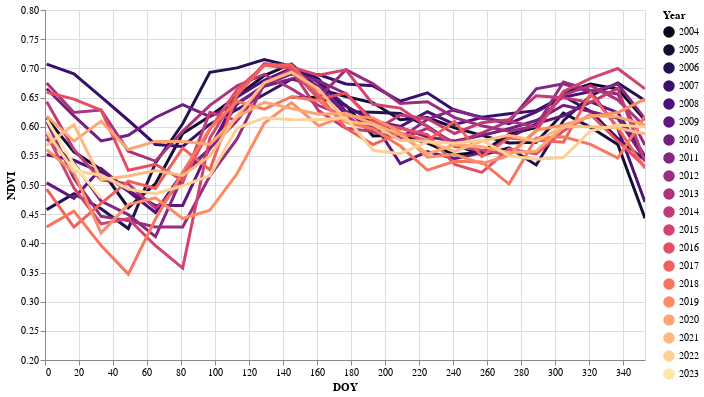

Notebook code for this chart:
### Code cell
highlight = alt.selection(
    type='single', on='mouseover', fields=['Year'], nearest=True)

base = alt.Chart(ndvi_df).encode(
    x=alt.X('DOY:Q', scale=alt.Scale(domain=[0, 353], clamp=True)),
    y=alt.Y('NDVI:Q', scale=alt.Scale(domain=[0.2, 0.8])),
    color=alt.Color('Year:O', scale=alt.Scale(scheme='magma')))

points = base.mark_circle().encode(
    opacity=alt.value(0),
    tooltip=[
        alt.Tooltip('Year:O', title='Year'),
        alt.Tooltip('DOY:Q', title='DOY'),
        alt.Tooltip('NDVI:Q', title='NDVI')
    ]).add_selection(highlight)

lines = base.mark_line().encode(
    size=alt.condition(~highlight, alt.value(1), alt.value(3)))

(points + lines).properties(width=600, height=350).interactive()

### Figure 1 — Vega-Lite specification as saved in the notebook (floating-point values rounded to 4 significant figures; data arrays with more than 128 entries replaced by an {"elided": "..."} marker saying what was removed)
{"config": {"view": {"continuousWidth": 300, "continuousHeight": 300}}, "layer": [{"mark": {"type": "circle"}, "encoding": {"color": {"field": "Year", "scale": {"scheme": "magma"}, "type": "ordinal"}, "opacity": {"value": 0}, "tooltip": [{"field": "Year", "title": "Year", "type": "ordinal"}, {"field": "DOY", "title": "DOY", "type": "quantitative"}, {"field": "NDVI", "title": "NDVI", "type": "quantitative"}], "x": {"field": "DOY", "scale": {"clamp": true, "domain": [0, 353]}, "type": "quantitative"}, "y": {"field": "NDVI", "scale": {"domain": [0.2, 0.8]}, "type": "quantitative"}}, "name": "view_19"}, {"mark": {"type": "line"}, "encoding": {"color": {"field": "Year", "scale": {"scheme": "magma"}, "type": "ordinal"}, "size": {"condition": {"test": {"not": {"param": "param_37"}}, "value": 1}, "value": 3}, "x": {"field": "DOY", "scale": {"clamp": true, "domain": [0, 353]}, "type": "quantitative"}, "y": {"field": "NDVI", "scale": {"domain": [0.2, 0.8]}, "type": "quantitative"}}}], "data": {"name": "data-88eeef285dace4f1b223c4b650d95f6c"}, "height": 350, "params": [{"name": "param_37", "select": {"type": "point", "fields": ["Year"], "nearest": true, "on": "mouseover"}, "views": ["view_19"]}, {"name": "param_38", "select": {"type": "interval", "encodings": ["x", "y"]}, "bind": "scales", "views": ["view_19"]}], "width": 600, "$schema": "https://vega.github.io/schema/vega-lite/v5.17.0.json", "datasets": {"data-88eeef285dace4f1b223c4b650d95f6c": {"elided": "431 records"}}}
